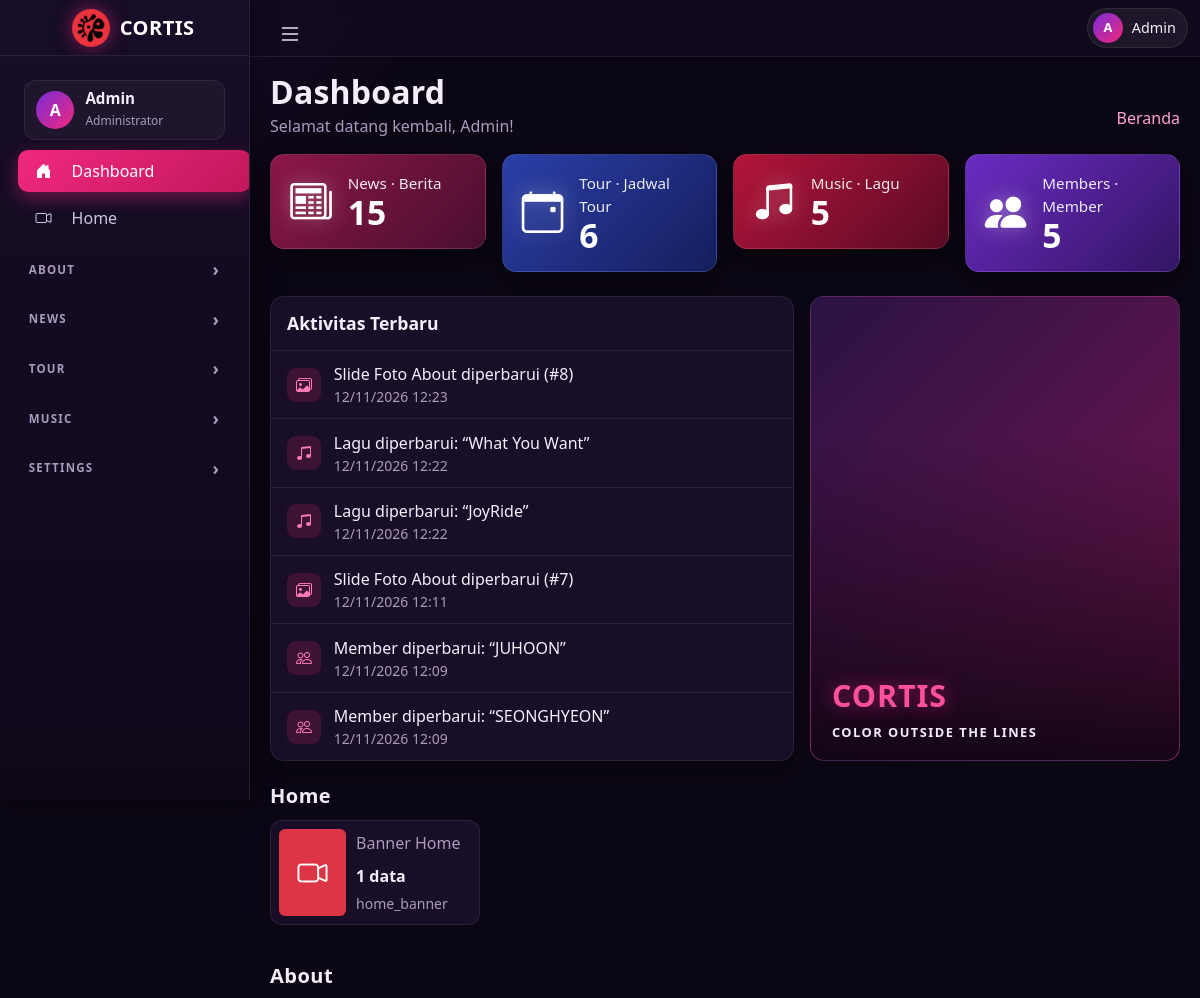
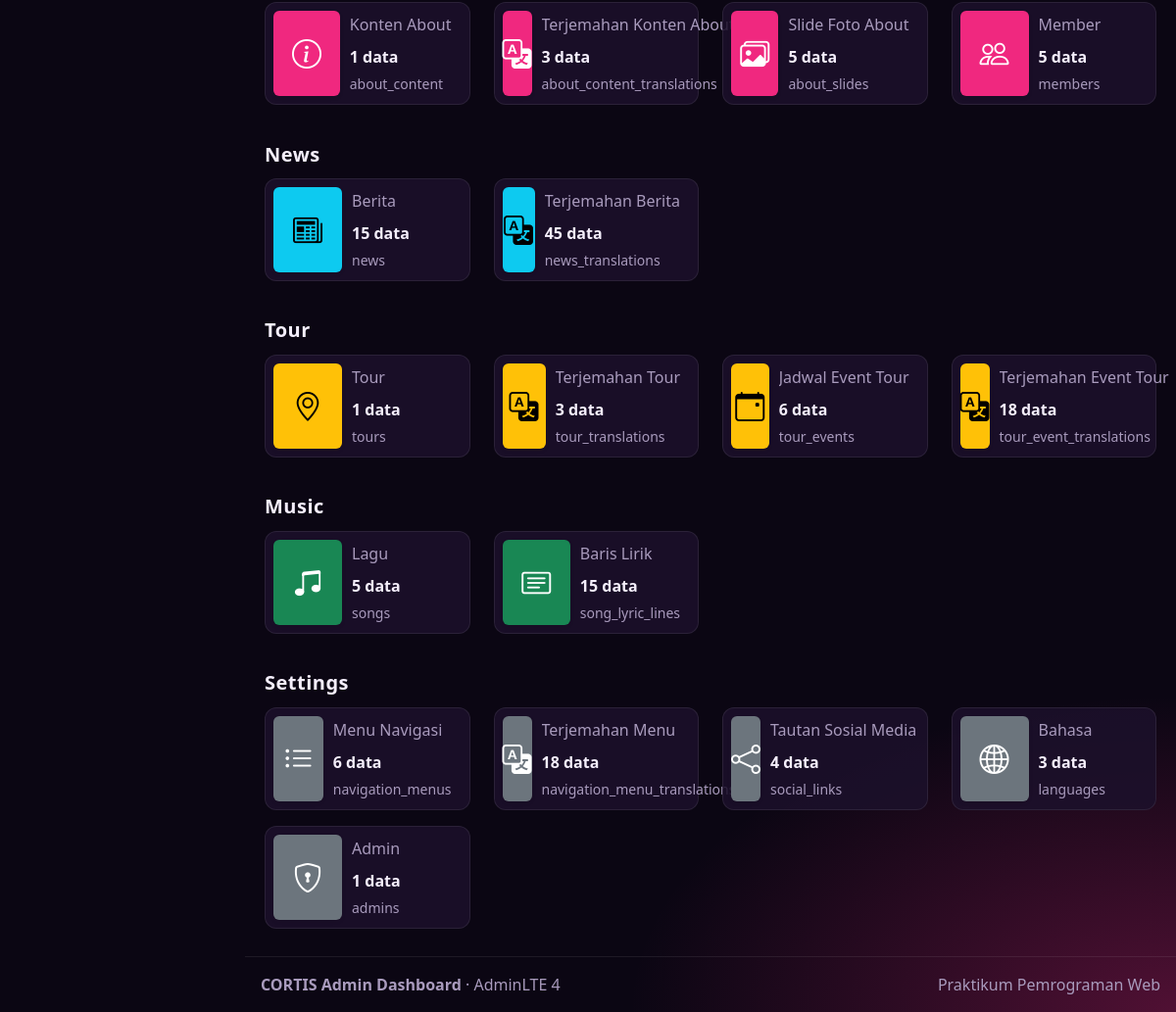
The page / on the database its author committed (2 pictures, top to bottom).
### tables this page shows
CREATE TABLE `about_slides` (
  `slide_id` int(11) NOT NULL,
  `image_url` varchar(255) NOT NULL,
  `sort_order` int(11) NOT NULL DEFAULT 0,
  `is_active` tinyint(1) NOT NULL DEFAULT 1,
  `created_at` datetime NOT NULL DEFAULT current_timestamp(),
  `updated_at` datetime NOT NULL DEFAULT current_timestamp() ON UPDATE current_timestamp()
);

CREATE TABLE `songs` (
  `song_id` int(11) NOT NULL,
  `title` varchar(100) NOT NULL,
  `artist_name` varchar(100) NOT NULL DEFAULT 'CORTIS',
  `release_date` date NOT NULL,
  `stream_count` bigint(20) NOT NULL DEFAULT 0,
  `cover_url` varchar(255) NOT NULL,
  `audio_url` varchar(255) NOT NULL,
  `mv_url` varchar(255) NOT NULL,
  `hover_background_url` varchar(255) DEFAULT NULL,
  `duration_seconds` int(11) NOT NULL,
  `is_active` tinyint(1) NOT NULL DEFAULT 1,
  `created_at` datetime NOT NULL DEFAULT current_timestamp(),
  `updated_at` datetime NOT NULL DEFAULT current_timestamp() ON UPDATE current_timestamp()
);

CREATE TABLE `members` (
  `member_id` int(11) NOT NULL,
  `stage_name` varchar(50) NOT NULL,
  `birth_date` date NOT NULL,
  `photo_url` varchar(255) NOT NULL,
  `sort_order` int(11) NOT NULL DEFAULT 0,
  `is_active` tinyint(1) NOT NULL DEFAULT 1,
  `created_at` datetime NOT NULL DEFAULT current_timestamp(),
  `updated_at` datetime NOT NULL DEFAULT current_timestamp() ON UPDATE current_timestamp()
);

### includes/fungsi.php (called while the page is built, shortened)
<?php
require_once __DIR__ . "/../koneksi.php";
$TABEL = require __DIR__ . "/../config/tables.php";
function tabel_per_grup() {
  global $TABEL;
  $urut = [
    'home_banner',
    'about_content', 'about_content_translations', 'about_slides', 'members',
    'news', 'news_translations',
    'tours', 'tour_translations', 'tour_events', 'tour_event_translations',
    'songs', 'song_lyric_lines',
    'navigation_menus', 'navigation_menu_translations', 'social_links', 'languages', 'admins',
  ];
  $out = [];
  foreach ($urut as $nama) {
    if (isset($TABEL[$nama])) $out[$TABEL[$nama]['group']][$nama] = $TABEL[$nama];
  }
  return $out;
}
function aktivitas_terbaru($n = 6) {
  global $pdo, $TABEL;
  $hasil = [];
  foreach ($TABEL as $nama => $cfg) {
    if (!isset($cfg['cols']['updated_at'])) continue;
    $pk = $cfg['pk'];
    $judul = $cfg['label_cols'][0] ?? null;
    if (!$judul) {
      foreach ($cfg['cols'] as $c => $s) if ($s['type'] === 'text' && $s['list']) { $judul = $c; break; }
    }
    $sel = "`$pk` AS id, `updated_at` AS waktu" . ($judul ? ", `$judul` AS judul" : "");
    foreach ($pdo->query("SELECT $sel FROM `$nama` ORDER BY `updated_at` DESC, `$pk` DESC LIMIT 2") as $r) {
      $teks = isset($r['judul']) ? (string) $r['judul'] : '';
      if (mb_strlen($teks) > 48) $teks = mb_substr($teks, 0, 45) . '…';
      $hasil[] = ['tabel' => $nama, 'label' => $cfg['label'], 'icon' => $cfg['icon'], 'id' => $r['id'],
                  'judul' => $teks, 'waktu' => $r['waktu']];
    }
  }
  usort($hasil, fn($a, $b) => strcmp((string) $b['waktu'], (string) $a['waktu']));
  return array_slice($hasil, 0, $n);
}
function h($s) {
  return htmlspecialchars((string) $s, ENT_QUOTES, 'UTF-8');
}
function url_tabel($t, array $p = []) {
  $p = array_filter(array_merge(['t' => $t], $p), fn($v) => $v !== '' && $v !== null);
  return 'tabel.php?' . http_build_query($p);
}

### index.php (the view, shortened to what this page needs)
<?php
require_once __DIR__ . "/includes/fungsi.php";
require_once __DIR__ . "/includes/layout.php";
function jumlah($tabel) {
  global $pdo;
  return (int) $pdo->query("SELECT COUNT(*) FROM `$tabel`")->fetchColumn();
}
$stat = [
  ['News',    'cx-stat-news',   'bi-newspaper',       'news',        'Berita'],
  ['Tour',    'cx-stat-tour',   'bi-calendar-event',  'tour_events', 'Jadwal Tour'],
  ['Music',   'cx-stat-music',  'bi-music-note-beamed', 'songs',     'Lagu'],
  ['Members', 'cx-stat-member', 'bi-people-fill',     'members',     'Member'],
];
$aktivitas = aktivitas_terbaru(6);
$warna = ['Home' => 'danger', 'About' => 'primary', 'News' => 'info', 'Tour' => 'warning', 'Music' => 'success', 'Members' => 'primary', 'Settings' => 'secondary'];
?>
<div class="row g-3 mb-4">
  <?php foreach ($stat as [$en, $kelas, $ikon, $tabel, $label]) { ?>
    <div class="col-6 col-xl-3">
      <a href="<?= h(url_tabel($tabel)) ?>" class="cx-stat <?= $kelas ?>">
        <i class="bi <?= $ikon ?>"></i>
        <div><span><?= h($en) ?> · <?= h($label) ?></span><b><?= jumlah($tabel) ?></b></div>
      </a>
    </div>
  <?php } ?>
</div>
<div class="row g-3 mb-2">
  <div class="col-lg-7">
    <div class="card h-100">
      <div class="card-header"><h3 class="card-title">Aktivitas Terbaru</h3></div>
      <ul class="cx-activity">
        <?php foreach ($aktivitas as $a) { ?>
          <li>
            <span class="ic"><i class="bi <?= h($a['icon']) ?>"></i></span>
            <div class="flex-grow-1">
              <a href="<?= h('form.php?t=' . $a['tabel'] . '&id=' . $a['id']) ?>" class="text-reset text-decoration-none">
                <?= h($a['label']) ?> diperbarui<?= $a['judul'] !== '' ? ': “' . h($a['judul']) . '”' : ' (#' . h($a['id']) . ')' ?>
              </a>
              <small><?= h(date('d/m/Y H:i', strtotime($a['waktu']))) ?></small>
            </div>
          </li>
        <?php } ?>
      </ul>
    </div>
  </div>
  <div class="col-lg-5">
    <div class="cx-hero">
      <div class="cap"><b>CORTIS</b><span>COLOR OUTSIDE THE LINES</span></div>
    </div>
  </div>
</div>
<?php foreach (tabel_per_grup() as $nama_grup => $items) {
  $w = $warna[$nama_grup] ?? 'primary'; ?>
  <h5 class="cx-grouptitle"><?= h($nama_grup) ?></h5>
  <div class="row">
    <?php foreach ($items as $nama => $cfg) { ?>
      <div class="col-12 col-sm-6 col-lg-4 col-xl-3">
        <a href="<?= h(url_tabel($nama)) ?>" class="text-decoration-none text-reset">
          <div class="info-box">
            <span class="info-box-icon text-bg-<?= $w ?> shadow-sm"><i class="bi <?= h($cfg['icon']) ?>"></i></span>
            <div class="info-box-content">
              <span class="info-box-text"><?= h($cfg['label']) ?></span>
              <span class="info-box-number"><?= jumlah($nama) ?> data</span>
              <small><?= h($nama) ?></small>
            </div>
          </div>
        </a>
      </div>
    <?php } ?>
  </div>
<?php }

### css/cortis-theme.css (style rules this page uses)
:root { --cx-accent: #f0287f; --cx-accent-2: #c2185b; --cx-accent-soft: rgba(240, 40, 127, .16); --cx-bg: #0b0613; --cx-panel: #140c21; --cx-card: rgba(28, 17, 44, .86); --cx-card-solid: #1b112c; --cx-input: #120a1e; --cx-line: rgba(255, 255, 255, .08); --cx-text: #f4eefb; --cx-muted: #a99bbd; --cx-blue: #2f6df6; --cx-red: #e0264a; --cx-radius: 14px; }
html[data-bs-theme="dark"] { --bs-body-bg: var(--cx-bg); --bs-body-color: var(--cx-text); --bs-secondary-color: var(--cx-muted); --bs-border-color: var(--cx-line); --bs-link-color: #ff7ab8; --bs-link-hover-color: #ffa3cf; --bs-primary: var(--cx-accent); --bs-primary-rgb: 240, 40, 127; }
body { color: var(--cx-text); background: radial-gradient(900px 520px at 100% 100%, rgba(240, 40, 127, .30), transparent 62%), radial-gradient(700px 420px at 0% 0%, rgba(120, 50, 210, .20), transparent 60%), var(--cx-bg) !important; background-attachment: fixed !important; }
.card, .cx-card { background: var(--cx-card) !important; border: 1px solid var(--cx-line) !important; border-radius: var(--cx-radius) !important; box-shadow: 0 10px 30px rgba(0, 0, 0, .28) !important; color: var(--cx-text); }
.card-header, .card-footer { background: transparent !important; border-color: var(--cx-line) !important; }
.card-title { font-weight: 700; }
.cx-stat { display: flex; align-items: center; gap: 1rem; padding: 1.1rem 1.2rem; border-radius: var(--cx-radius); color: #fff; text-decoration: none; border: 1px solid rgba(255, 255, 255, .10); box-shadow: 0 10px 26px rgba(0, 0, 0, .35); transition: transform .15s; }
.cx-stat i { font-size: 2.6rem; line-height: 1; filter: drop-shadow(0 0 10px rgba(255, 255, 255, .35)); }
.cx-stat span { display: block; font-size: .95rem; opacity: .9; }
.cx-stat b { display: block; font-size: 2.1rem; line-height: 1.05; font-weight: 800; }
.cx-stat-news { background: linear-gradient(135deg, #8d1747, #4a0f2f); }
.cx-stat-tour { background: linear-gradient(135deg, #2b3fa8, #151e5c); }
.cx-stat-music { background: linear-gradient(135deg, #b3143b, #5a0b24); }
.cx-stat-member { background: linear-gradient(135deg, #6b2bc2, #331563); }
.cx-activity { list-style: none; margin: 0; padding: 0; }
.cx-activity li { display: flex; align-items: center; gap: .8rem; padding: .7rem 1rem; border-bottom: 1px solid var(--cx-line); }
.cx-activity li:last-child { border-bottom: 0; }
.cx-activity .ic { width: 34px; height: 34px; border-radius: 9px; display: grid; place-items: center; background: var(--cx-accent-soft); color: #ff7ab8; flex: 0 0 34px; }
.cx-activity small { color: var(--cx-muted); display: block; }
.cx-hero { position: relative; min-height: 250px; height: 100%; border-radius: var(--cx-radius); overflow: hidden; background: linear-gradient(135deg, #2a1245, #7a1650); border: 1px solid var(--cx-line); display: flex; align-items: flex-end; }
.cx-hero::after { content: ""; position: absolute; inset: 0; background: linear-gradient(180deg, transparent 30%, rgba(8, 3, 14, .88)); }
.cx-hero .cap { position: relative; z-index: 1; padding: 1.1rem 1.3rem; }
.cx-hero .cap b { display: block; font-size: 1.9rem; font-weight: 800; letter-spacing: 1px; color: #ff4f9d; text-shadow: 0 0 18px rgba(240, 40, 127, .6); }
.cx-hero .cap span { font-size: .8rem; letter-spacing: 1.5px; font-weight: 600; }
.info-box { background: var(--cx-card) !important; border: 1px solid var(--cx-line); border-radius: 12px !important; box-shadow: none !important; color: var(--cx-text); }
.info-box .info-box-text, .info-box small { color: var(--cx-muted) !important; }
.cx-grouptitle { font-weight: 700; letter-spacing: .5px; margin: 1.4rem 0 .8rem; }

### rows shown on the page
about_slides: label "Slide Foto About", slide_id "8", updated_at "12/11/2026 12:23"
songs: label "Lagu", title "What You Want", updated_at "12/11/2026 12:22"
songs: label "Lagu", title "JoyRide", updated_at "12/11/2026 12:22"
about_slides: label "Slide Foto About", slide_id "7", updated_at "12/11/2026 12:11"
members: label "Member", stage_name "JUHOON", updated_at "12/11/2026 12:09"
members: label "Member", stage_name "SEONGHYEON", updated_at "12/11/2026 12:09"

### other values the page prints
$nama_grup "Home"
$nama_grup "ABOUT"
$nama_grup "NEWS"
$nama_grup "TOUR"
$nama_grup "MUSIC"
$nama_grup "SETTINGS"
$judul "Dashboard"
$sub "Selamat datang kembali, Admin!"
$en "News"
$label "Berita"
jumlah($tabel) "15"
$en "Tour"
$label "Jadwal Tour"
jumlah($tabel) "6"
$en "Music"
